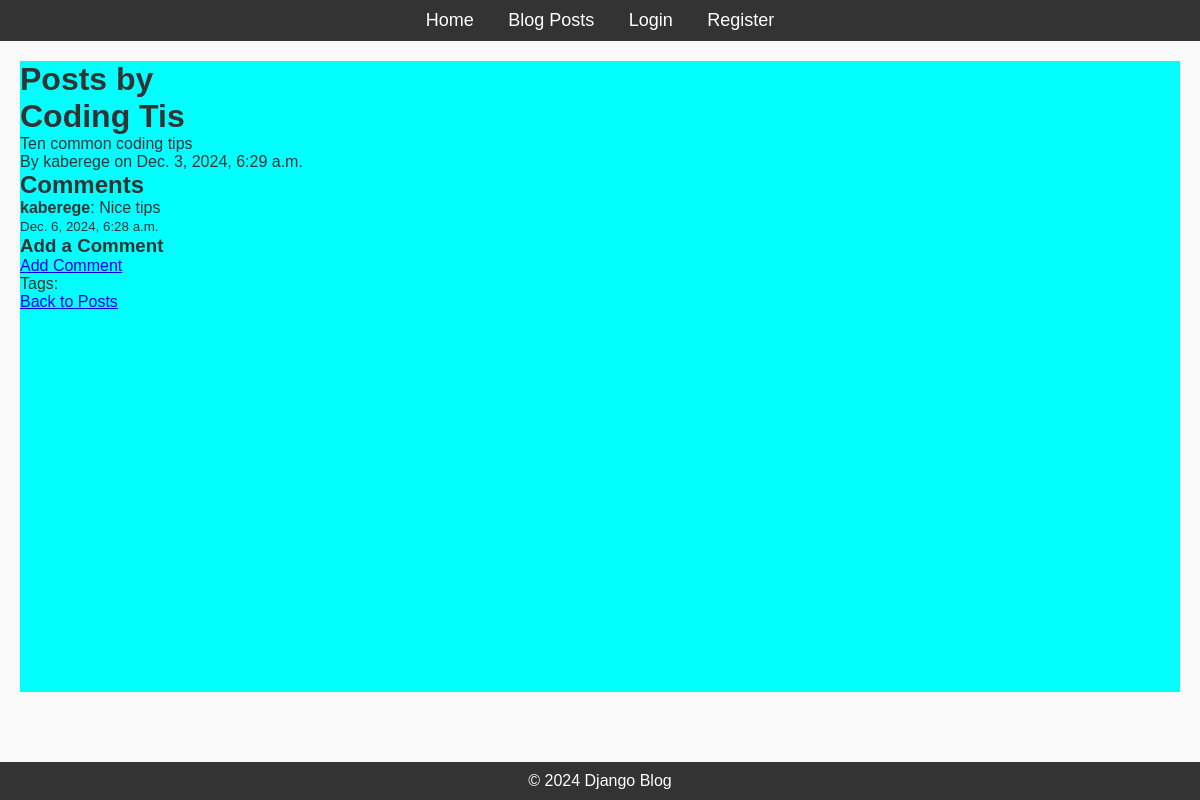
The app's page /post/2/ with its own data.
### blog/models.py (models this page shows, shortened)
class Post(models.Model):
    title = models.CharField(max_length=200)
    content = models.TextField()
    published_date = models.DateTimeField(auto_now_add=True)
    author = models.ForeignKey(User, on_delete=models.CASCADE, related_name='posts')
    tags = TaggableManager()  # TaggableManager to manage tags

class Comment(models.Model):
    post = models.ForeignKey(Post, on_delete=models.CASCADE, related_name="comments") # Many-to-one relationship with Pos
    author = models.ForeignKey(User, on_delete=models.CASCADE) # Many-to-one relationship with User
    content = models.TextField()       # The text content of the comment
    created_at = models.DateTimeField(auto_now_add=True) # Timestamp for when the comment was created
    updated_at = models.DateTimeField(auto_now=True)  # Timestamp for when the comment was last updated

### blog/views.py (the view)
# urls.py: path('post/<int:pk>/', PostDetailView.as_view(), name='post_detail'),
class PostDetailView(DetailView):
    model = Post
    template_name = 'blog/post_detail.html'
    def get_context_data(self, **kwargs):
        context = super().get_context_data(**kwargs)
        context['comments'] = self.object.comments.all()  # Fetch related comments
        return context

### blog/templates/blog/post_detail.html (shortened to what this page needs)
{% extends 'blog/base.html' %}
{% block content %}
<h1>Posts by {{ user.username }}</h1>
{% if post %}
<h1>{{ post.title }}</h1>
<p>{{ post.content }}</p>
<p>By {{ post.author }} on {{ post.published_date }}</p>
<h2>Comments</h2>
{% for comment in post.comments.all %}
<div>
  <p><strong>{{ comment.author }}</strong>: {{ comment.content }}</p>
  <p><small>{{ comment.created_at }}</small></p>
</div>
{% endfor %}
<h3>Add a Comment</h3>
<a href="{% url 'add_comment' post.id %}">Add Comment</a>
<p>Tags:
</p>
<a href="{% url 'posts' %}">Back to Posts</a>
{% else %}
<p>No post found.</p>
{% endif %}
{% endblock %}

### blog/static/css/styles.css (style rules this page uses)
* { margin: 0; padding: 0; box-sizing: border-box; }
body { font-family: Arial, sans-serif; background-color: #f9f9f9; color: #333; }

### records on screen
Post: title "Coding Tis", content "Ten common coding tips", author "kaberege", published_date "Dec. 3, 2024, 6:29 a.m."
Comment: author "kaberege", content "Nice tips", created_at "Dec. 6, 2024, 6:28 a.m."
